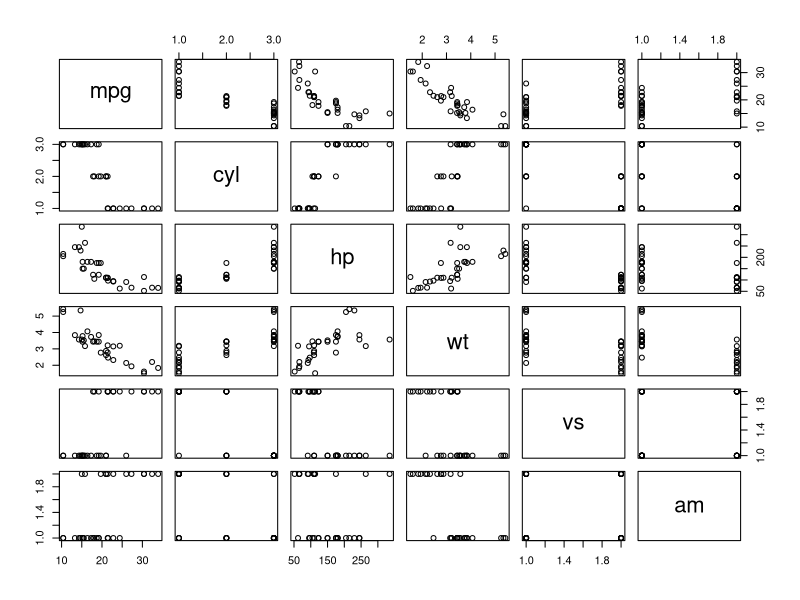
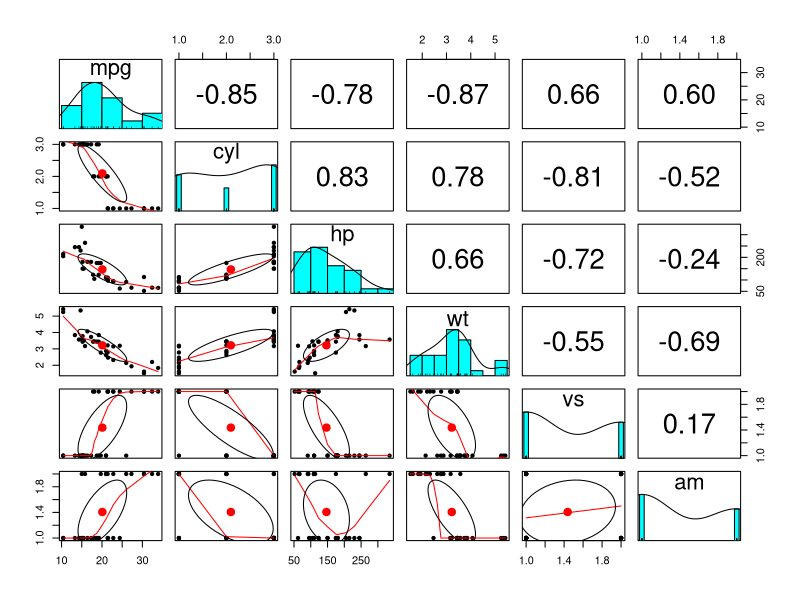
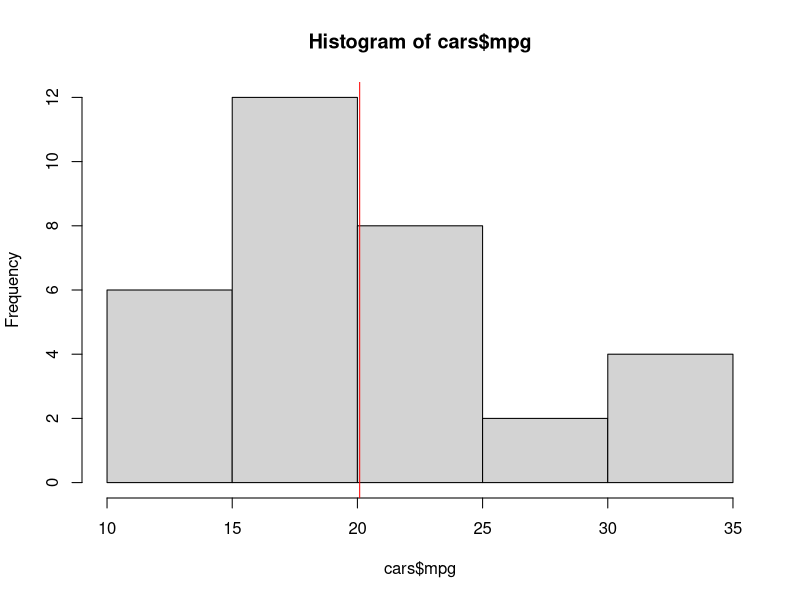
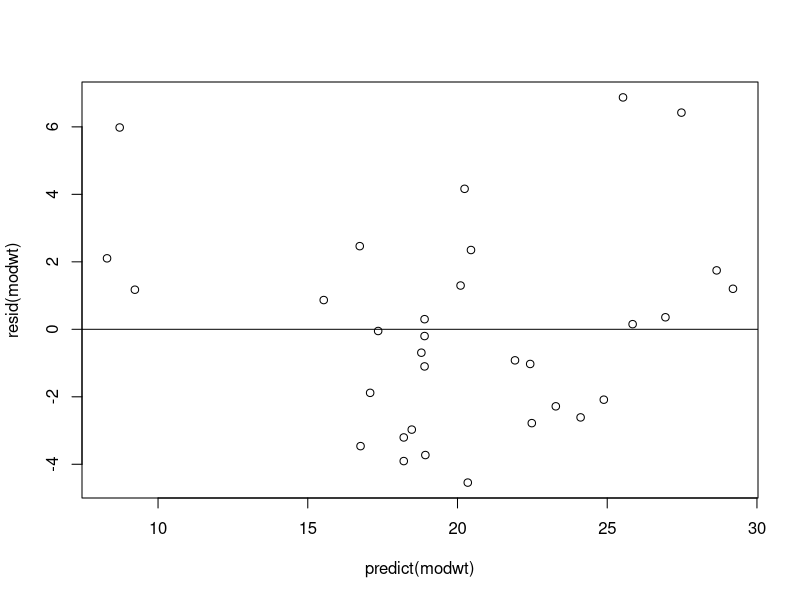

Write the R code that produced these figures, in order.
# Title: Model Gas Mileage 
# Author: William Murrah
# Description: Model to predict gas mileage using Motor Trends data

library(psych)

data("mtcars")

# create categorical variables
mtcars$cyl <- factor(x = mtcars$cyl, labels = c("4_cyl", "6_cyl", "8_cyl"))
mtcars$vs <- factor(x = mtcars$vs, labels = c("V-shaped", "straight"))
mtcars$am <- factor(x = mtcars$am, labels = c("automatic", "manual"))

# subset analytic variables
cars <- subset(mtcars, select = c("mpg", "cyl", "hp", "wt", "vs", "am"))

pairs(cars)

pairs.panels(cars)

describe(cars)

mod0 <- lm(mpg ~ 1, data = cars)
summary(mod0)

modwt <- lm(mpg ~ wt, data = cars)
summary(modwt)

hist(cars$mpg)
abline(v = mean(mtcars$mpg), col = "red")

plot(resid(modwt) ~ predict(modwt))
abline(h=0)

anova(mod0, modwt)

modhp <- lm(mpg ~ hp, data = cars)
modwthp <- lm(mpg ~ wt + hp, data = cars)

summary(modhp)
summary(modwthp)
